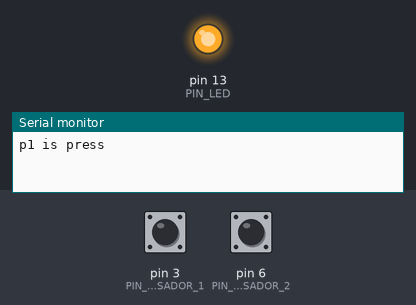
Simulated run of this sketch. Board: Arduino Uno, built with avr-gcc and run on an emulated ATmega328P. On the bench: output pins drawn as LEDs (lit = HIGH), the last lines printed to the serial monitor. Inputs (shaded band) come from the test bench; at power-on: pin 6 (PIN_PULSADOR_2) LOW, pin 3 (PIN_PULSADOR_1) LOW.

Above: at 1.2 s.
1.3 s: pin 6 (PIN_PULSADOR_2) pulled HIGH for 0.15 s
At 2.3 s:
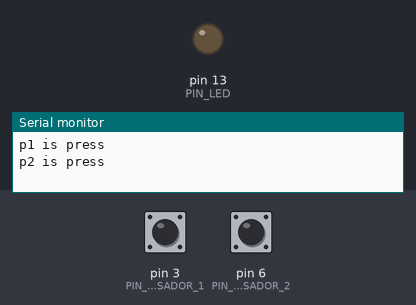
2.9 s: pin 3 (PIN_PULSADOR_1) pulled HIGH for 0.15 s
At 4.2 s:
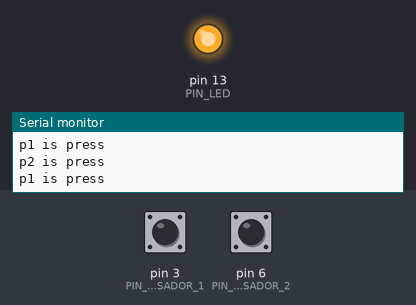
4.5 s: pin 6 (PIN_PULSADOR_2) pulled HIGH for 1 s
At 5.9 s:
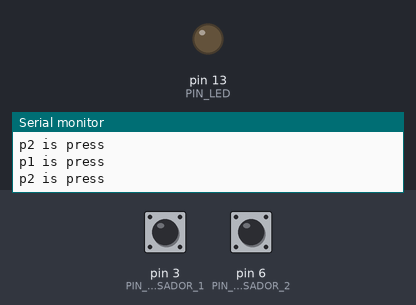
Timing chart, 0 to 7.5 s (numbered marks = the images above; inputs shaded):
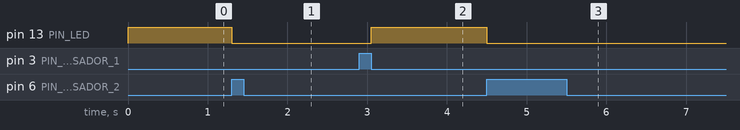

The sketch:

Pulsador.ino
```cpp
class Led {
  private:
    int pin;

  public:
    Led(int p) {
      pin = p;
      pinMode(pin, OUTPUT);
    }
    void setPrenderLed() {
      digitalWrite(pin, HIGH);
    }
    void setApagarLed() {
      digitalWrite(pin, LOW);
    }

};

class Pulsador {
  private:
    int pin;
    bool flanco = HIGH;
    bool estado_anterior = !flanco;

    //metodo
  public:
    Pulsador(int p) {
      pin = p;

      pinMode(pin, INPUT);
    }

    void setFlanco(bool f) {
      flanco = f;
      estado_anterior = !flanco;
    }

    //metodos o acciones
    bool getIsPress() {
      bool estado_actual = digitalRead(pin);
      bool estado = (estado_anterior != estado_actual) && estado_actual == flanco;
      estado_anterior = estado_actual;
      return estado;
    }

    String getIsPressText() {
      if (getIsPress()) return "PRESS";
      else return "IS NOT PRESS";
    }

};

#define PIN_PULSADOR_1 3
#define PIN_PULSADOR_2 6
#define PIN_LED 13

Pulsador *p1 = new Pulsador(PIN_PULSADOR_1);
Pulsador *p2 = new Pulsador(PIN_PULSADOR_2);
Led *l1 = new Led(PIN_LED);

int contador = 0;
void setup() {
  Serial.begin(9600);
  p1->setFlanco(LOW);
  p2->setFlanco(HIGH);
}

void loop() {

  if (p1->getIsPress()) {
    Serial.println("p1 is press");
    l1->setPrenderLed();
  }

  if (p2->getIsPress()) {
    Serial.println("p2 is press");
    l1->setApagarLed();
  }


}
```

Measured:
- after the input at 1.3 s, pin 13 (PIN_LED): HIGH → LOW at once
- after the input at 2.9 s, pin 13 (PIN_LED): LOW → HIGH after 0.15 s
- after the input at 4.5 s, pin 13 (PIN_LED): HIGH → LOW at once
